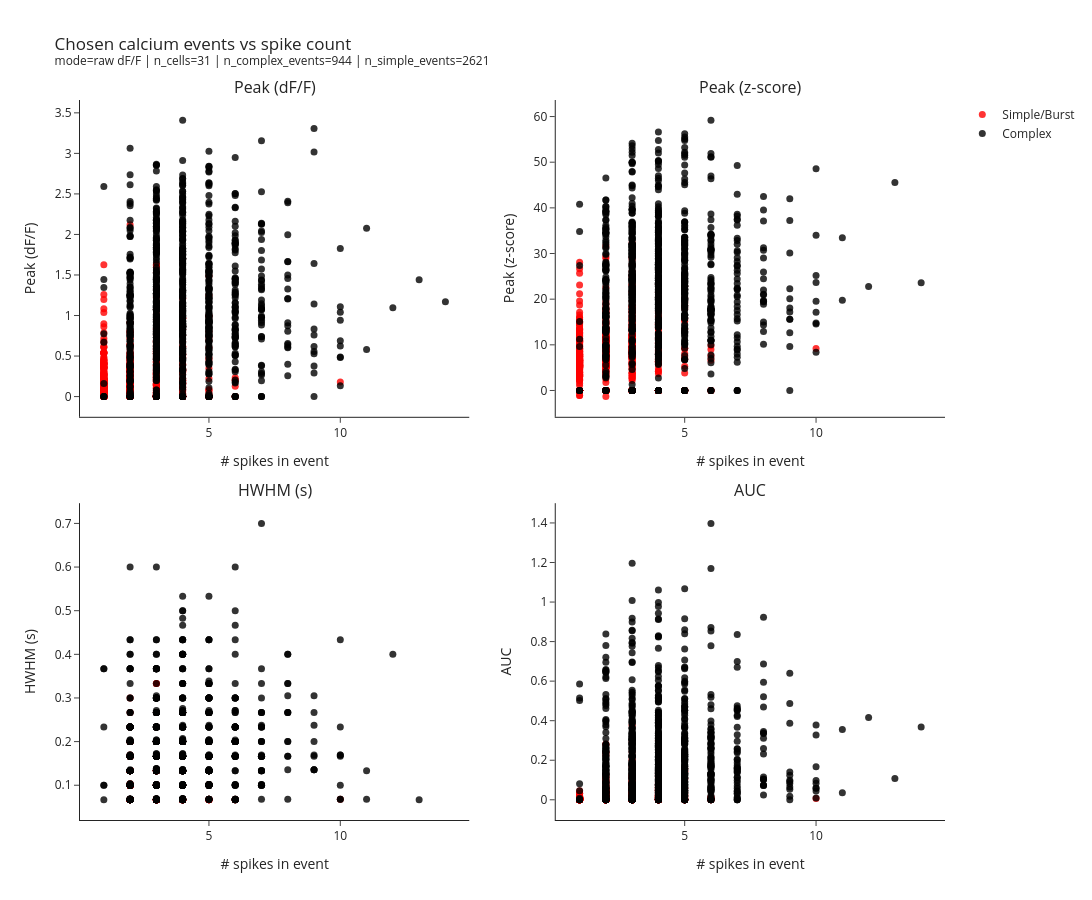
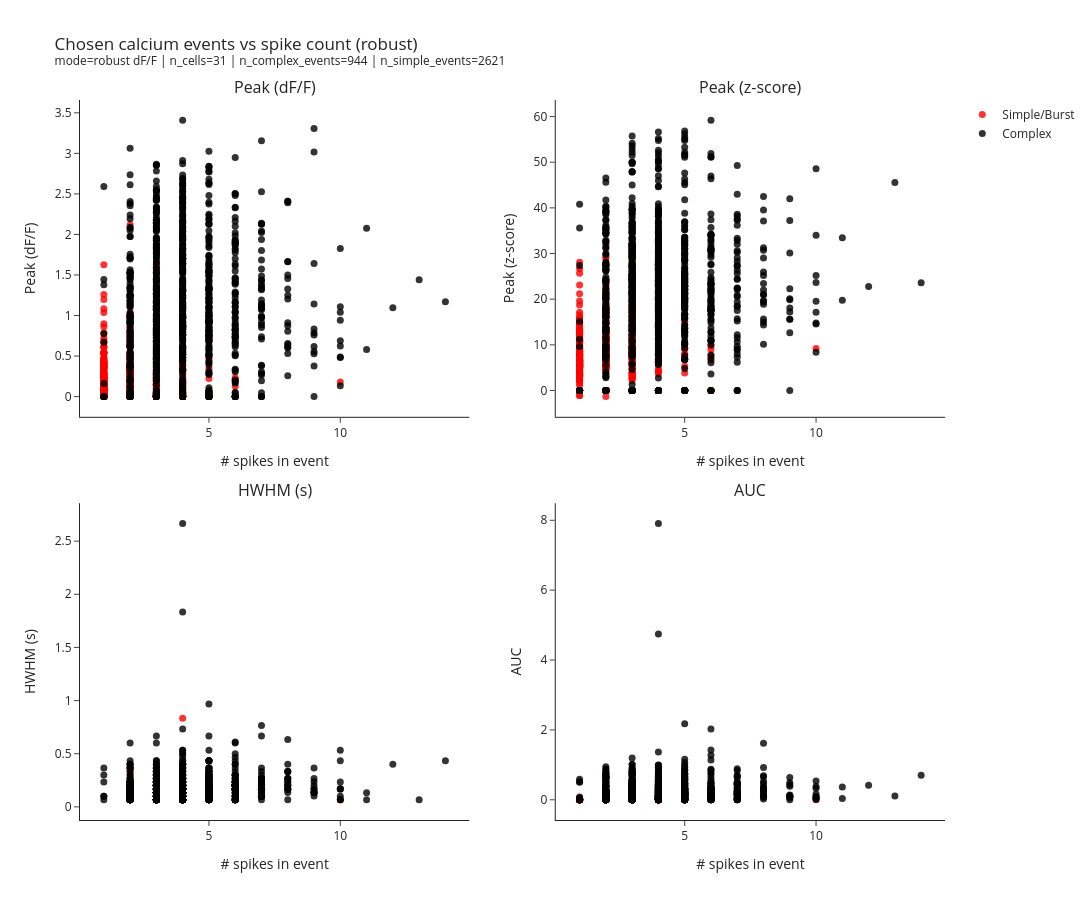

The code cell stored with these charts, in order, in its notebook:
### Code cell
# -------------------------------
# Run on all PyrLowFR cells
# -------------------------------
DB_PATH = r"Z:\Adam-Lab-Shared\Data\Michal_Rubin\Dendrites\PyrLowFR.csv"
SUMMARY_HTML = r"Z:\Adam-Lab-Shared\Data\Michal_Rubin\Dendrites\PyrLowFR_event_metrics_summary.html"
SUMMARY_SVG = r"Z:\Adam-Lab-Shared\Data\Michal_Rubin\Dendrites\PyrLowFR_event_metrics_summary.svg"
SUMMARY_ROBUST_HTML = r"Z:\Adam-Lab-Shared\Data\Michal_Rubin\Dendrites\PyrLowFR_event_metrics_summary_robust.html"
SUMMARY_ROBUST_SVG = r"Z:\Adam-Lab-Shared\Data\Michal_Rubin\Dendrites\PyrLowFR_event_metrics_summary_robust.svg"

# Set to an integer (e.g., 2) for quick testing, or None for full run
MAX_CELLS = None

DB = pd.read_csv(DB_PATH)
if MAX_CELLS is not None:
    DB = DB.iloc[:int(MAX_CELLS)].copy()

all_metrics = []
all_outputs = []

for row_idx, row in DB.iterrows():
    cell_folder = str(row["Link"])
    cal_sr = _safe_cal_sr(row.get("CALsr", 30.0), default=30.0)

    if not os.path.isdir(cell_folder):
        print(f"[SKIP] missing folder: {cell_folder}")
        continue

    pkl_list = _find_spike_pkls(cell_folder)
    if len(pkl_list) == 0:
        print(f"[SKIP] no spike pkl found: {cell_folder}")
        continue

    print("\n" + "=" * 110)
    print(f"Cell {row_idx + 1}/{len(DB)} | {cell_folder} | CALsr={cal_sr} | pkls={len(pkl_list)}")

    cell_metrics = []
    cell_outputs = []

    for pkl_path in pkl_list:
        try:
            mdf, out_info = _analyze_single_pkl(
                cell_folder=cell_folder,
                pkl_path=pkl_path,
                cal_sr=cal_sr,
                vol_sr=VOL_SR,
                ratio_thr=TAIL_RATIO_THR,
            )

            suffix = _suffix_from_pkl_name(pkl_path)

            if mdf is not None and len(mdf) > 0:
                all_metrics.append(mdf)
                cell_metrics.append(mdf)

                # per-pkl 4-panel summary (requested for multi-pkl cells)
                per_pkl_html = os.path.join(cell_folder, f"event_metrics_4panel_by_{suffix}.html")
                per_pkl_svg = os.path.join(cell_folder, f"event_metrics_4panel_by_{suffix}.svg")
                _plot_summary(
                    mdf,
                    save_html=per_pkl_html,
                    save_svg=per_pkl_svg,
                    show_plot=False,
                    title_prefix=f"{os.path.basename(cell_folder)} | metrics for {os.path.basename(pkl_path)}",
                )
                print(f"[PKL-SUMMARY] saved: {per_pkl_html}")

                per_pkl_html_rb = os.path.join(cell_folder, f"event_metrics_4panel_by_{suffix}_robust.html")
                per_pkl_svg_rb = os.path.join(cell_folder, f"event_metrics_4panel_by_{suffix}_robust.svg")
                _plot_summary(
                    mdf,
                    save_html=per_pkl_html_rb,
                    save_svg=per_pkl_svg_rb,
                    show_plot=False,
                    title_prefix=f"{os.path.basename(cell_folder)} | robust metrics for {os.path.basename(pkl_path)}",
                    metric_prefix="robust_",
                )
                print(f"[PKL-SUMMARY-ROBUST] saved: {per_pkl_html_rb}")

            if out_info is not None:
                all_outputs.append(out_info)
                cell_outputs.append(out_info)

        except Exception as e:
            print(f"[ERROR] {pkl_path}: {e}")

    # Ensure each cell folder has event_spike_overlay_main html+svg
    if len(cell_outputs) > 0:
        main_html, main_svg, src_html = _ensure_main_overlay_for_cell(cell_folder, cell_outputs)
        src_txt = os.path.basename(src_html) if src_html else "n/a"
        print(f"[MAIN-OVERLAY] {os.path.basename(main_html)} + {os.path.basename(main_svg)} (source={src_txt})")
    else:
        main_html, main_svg = _save_placeholder_main_overlay(cell_folder)
        print(f"[MAIN-OVERLAY] placeholder saved: {main_html}")

    # Per-cell (all pkls combined) 4-panel summary
    if len(cell_metrics) > 0:
        cell_df = pd.concat(cell_metrics, ignore_index=True)
        cell_summary_html = os.path.join(cell_folder, "event_metrics_4panel_main.html")
        cell_summary_svg = os.path.join(cell_folder, "event_metrics_4panel_main.svg")
        _plot_summary(
            cell_df,
            save_html=cell_summary_html,
            save_svg=cell_summary_svg,
            show_plot=False,
            title_prefix=f"{os.path.basename(cell_folder)} | chosen calcium events vs spike count",
        )
        print(f"[CELL-SUMMARY] saved: {cell_summary_html}")

        cell_summary_html_rb = os.path.join(cell_folder, "event_metrics_4panel_robust_main.html")
        cell_summary_svg_rb = os.path.join(cell_folder, "event_metrics_4panel_robust_main.svg")
        _plot_summary(
            cell_df,
            save_html=cell_summary_html_rb,
            save_svg=cell_summary_svg_rb,
            show_plot=False,
            title_prefix=f"{os.path.basename(cell_folder)} | robust chosen calcium events vs spike count",
            metric_prefix="robust_",
        )
        print(f"[CELL-SUMMARY-ROBUST] saved: {cell_summary_html_rb}")
    else:
        print(f"[CELL-SUMMARY] skipped (no chosen events): {cell_folder}")

if len(all_metrics) == 0:
    raise RuntimeError("No chosen events found across PyrLowFR cells.")

metrics_df = pd.concat(all_metrics, ignore_index=True)
print(f"\nTotal chosen events: {len(metrics_df)}")
print(metrics_df[["event_type", "n_spikes", "peak_df_f", "peak_z", "hwhm_s", "auc"]].head(10))

max_spk = int(metrics_df["n_spikes"].max()) if len(metrics_df) else 0
n_gt4 = int((metrics_df["n_spikes"] > 4).sum()) if len(metrics_df) else 0
print(f"Max spikes/event (chosen): {max_spk}")
print(f"Chosen events with >4 spikes: {n_gt4}")
print("Chosen-event spike-count distribution:")
print(metrics_df["n_spikes"].value_counts().sort_index())

summary_fig = _plot_summary(metrics_df, save_html=SUMMARY_HTML, save_svg=SUMMARY_SVG, show_plot=True)
summary_fig_rb = _plot_summary(
    metrics_df,
    save_html=SUMMARY_ROBUST_HTML,
    save_svg=SUMMARY_ROBUST_SVG,
    show_plot=True,
    title_prefix="Chosen calcium events vs spike count (robust)",
    metric_prefix="robust_",
)
print(f"Summary saved:\n  HTML: {SUMMARY_HTML}\n  SVG:  {SUMMARY_SVG}\n  Robust HTML: {SUMMARY_ROBUST_HTML}\n  Robust SVG:  {SUMMARY_ROBUST_SVG}")

### Figure 1 — Plotly figure (JSON) as saved in the notebook; plotly's stock layout.template omitted (floating-point values rounded to 4 significant figures; data arrays with more than 128 entries replaced by an {"elided": "..."} marker saying what was removed)
{"data": [{"marker": {"color": "red", "opacity": 0.8, "size": 7}, "mode": "markers", "name": "Simple/Burst", "showlegend": true, "type": "scatter", "x": {"elided": "2621 int values"}, "xaxis": "x", "y": {"elided": "2621 float values"}, "yaxis": "y"}, {"marker": {"color": "black", "opacity": 0.8, "size": 7}, "mode": "markers", "name": "Complex", "showlegend": true, "type": "scatter", "x": {"elided": "944 int values"}, "xaxis": "x", "y": {"elided": "944 float values"}, "yaxis": "y"}, {"marker": {"color": "red", "opacity": 0.8, "size": 7}, "mode": "markers", "name": "Simple/Burst", "showlegend": false, "type": "scatter", "x": {"elided": "2621 int values"}, "xaxis": "x2", "y": {"elided": "2621 float values"}, "yaxis": "y2"}, {"marker": {"color": "black", "opacity": 0.8, "size": 7}, "mode": "markers", "name": "Complex", "showlegend": false, "type": "scatter", "x": {"elided": "944 int values"}, "xaxis": "x2", "y": {"elided": "944 float values"}, "yaxis": "y2"}, {"marker": {"color": "red", "opacity": 0.8, "size": 7}, "mode": "markers", "name": "Simple/Burst", "showlegend": false, "type": "scatter", "x": {"elided": "2621 int values"}, "xaxis": "x3", "y": {"elided": "2621 float values"}, "yaxis": "y3"}, {"marker": {"color": "black", "opacity": 0.8, "size": 7}, "mode": "markers", "name": "Complex", "showlegend": false, "type": "scatter", "x": {"elided": "944 int values"}, "xaxis": "x3", "y": {"elided": "944 float values"}, "yaxis": "y3"}, {"marker": {"color": "red", "opacity": 0.8, "size": 7}, "mode": "markers", "name": "Simple/Burst", "showlegend": false, "type": "scatter", "x": {"elided": "2621 int values"}, "xaxis": "x4", "y": {"elided": "2621 float values"}, "yaxis": "y4"}, {"marker": {"color": "black", "opacity": 0.8, "size": 7}, "mode": "markers", "name": "Complex", "showlegend": false, "type": "scatter", "x": {"elided": "944 int values"}, "xaxis": "x4", "y": {"elided": "944 float values"}, "yaxis": "y4"}], "layout": {"annotations": [{"font": {"size": 16}, "showarrow": false, "text": "Peak (dF/F)", "x": 0.225, "xanchor": "center", "xref": "paper", "y": 1.0, "yanchor": "bottom", "yref": "paper"}, {"font": {"size": 16}, "showarrow": false, "text": "Peak (z-score)", "x": 0.775, "xanchor": "center", "xref": "paper", "y": 1.0, "yanchor": "bottom", "yref": "paper"}, {"font": {"size": 16}, "showarrow": false, "text": "HWHM (s)", "x": 0.225, "xanchor": "center", "xref": "paper", "y": 0.44, "yanchor": "bottom", "yref": "paper"}, {"font": {"size": 16}, "showarrow": false, "text": "AUC", "x": 0.775, "xanchor": "center", "xref": "paper", "y": 0.44, "yanchor": "bottom", "yref": "paper"}], "height": 900, "title": {"text": "Chosen calcium events vs spike count<br><sup>mode=raw dF/F | n_cells=31 | n_complex_events=944 | n_simple_events=2621</sup>"}, "width": 1200, "xaxis": {"anchor": "y", "domain": [0.0, 0.45], "title": {"text": "# spikes in event"}}, "xaxis2": {"anchor": "y2", "domain": [0.55, 1.0], "title": {"text": "# spikes in event"}}, "xaxis3": {"anchor": "y3", "domain": [0.0, 0.45], "title": {"text": "# spikes in event"}}, "xaxis4": {"anchor": "y4", "domain": [0.55, 1.0], "title": {"text": "# spikes in event"}}, "yaxis": {"anchor": "x", "domain": [0.56, 1.0], "title": {"text": "Peak (dF/F)"}}, "yaxis2": {"anchor": "x2", "domain": [0.56, 1.0], "title": {"text": "Peak (z-score)"}}, "yaxis3": {"anchor": "x3", "domain": [0.0, 0.44], "title": {"text": "HWHM (s)"}}, "yaxis4": {"anchor": "x4", "domain": [0.0, 0.44], "title": {"text": "AUC"}}}}

### Figure 2 — Plotly figure (JSON) as saved in the notebook; plotly's stock layout.template omitted (floating-point values rounded to 4 significant figures; data arrays with more than 128 entries replaced by an {"elided": "..."} marker saying what was removed)
{"data": [{"marker": {"color": "red", "opacity": 0.8, "size": 7}, "mode": "markers", "name": "Simple/Burst", "showlegend": true, "type": "scatter", "x": {"elided": "2621 int values"}, "xaxis": "x", "y": {"elided": "2621 float values"}, "yaxis": "y"}, {"marker": {"color": "black", "opacity": 0.8, "size": 7}, "mode": "markers", "name": "Complex", "showlegend": true, "type": "scatter", "x": {"elided": "944 int values"}, "xaxis": "x", "y": {"elided": "944 float values"}, "yaxis": "y"}, {"marker": {"color": "red", "opacity": 0.8, "size": 7}, "mode": "markers", "name": "Simple/Burst", "showlegend": false, "type": "scatter", "x": {"elided": "2621 int values"}, "xaxis": "x2", "y": {"elided": "2621 float values"}, "yaxis": "y2"}, {"marker": {"color": "black", "opacity": 0.8, "size": 7}, "mode": "markers", "name": "Complex", "showlegend": false, "type": "scatter", "x": {"elided": "944 int values"}, "xaxis": "x2", "y": {"elided": "944 float values"}, "yaxis": "y2"}, {"marker": {"color": "red", "opacity": 0.8, "size": 7}, "mode": "markers", "name": "Simple/Burst", "showlegend": false, "type": "scatter", "x": {"elided": "2621 int values"}, "xaxis": "x3", "y": {"elided": "2621 float values"}, "yaxis": "y3"}, {"marker": {"color": "black", "opacity": 0.8, "size": 7}, "mode": "markers", "name": "Complex", "showlegend": false, "type": "scatter", "x": {"elided": "944 int values"}, "xaxis": "x3", "y": {"elided": "944 float values"}, "yaxis": "y3"}, {"marker": {"color": "red", "opacity": 0.8, "size": 7}, "mode": "markers", "name": "Simple/Burst", "showlegend": false, "type": "scatter", "x": {"elided": "2621 int values"}, "xaxis": "x4", "y": {"elided": "2621 float values"}, "yaxis": "y4"}, {"marker": {"color": "black", "opacity": 0.8, "size": 7}, "mode": "markers", "name": "Complex", "showlegend": false, "type": "scatter", "x": {"elided": "944 int values"}, "xaxis": "x4", "y": {"elided": "944 float values"}, "yaxis": "y4"}], "layout": {"annotations": [{"font": {"size": 16}, "showarrow": false, "text": "Peak (dF/F)", "x": 0.225, "xanchor": "center", "xref": "paper", "y": 1.0, "yanchor": "bottom", "yref": "paper"}, {"font": {"size": 16}, "showarrow": false, "text": "Peak (z-score)", "x": 0.775, "xanchor": "center", "xref": "paper", "y": 1.0, "yanchor": "bottom", "yref": "paper"}, {"font": {"size": 16}, "showarrow": false, "text": "HWHM (s)", "x": 0.225, "xanchor": "center", "xref": "paper", "y": 0.44, "yanchor": "bottom", "yref": "paper"}, {"font": {"size": 16}, "showarrow": false, "text": "AUC", "x": 0.775, "xanchor": "center", "xref": "paper", "y": 0.44, "yanchor": "bottom", "yref": "paper"}], "height": 900, "title": {"text": "Chosen calcium events vs spike count (robust)<br><sup>mode=robust dF/F | n_cells=31 | n_complex_events=944 | n_simple_events=2621</sup>"}, "width": 1200, "xaxis": {"anchor": "y", "domain": [0.0, 0.45], "title": {"text": "# spikes in event"}}, "xaxis2": {"anchor": "y2", "domain": [0.55, 1.0], "title": {"text": "# spikes in event"}}, "xaxis3": {"anchor": "y3", "domain": [0.0, 0.45], "title": {"text": "# spikes in event"}}, "xaxis4": {"anchor": "y4", "domain": [0.55, 1.0], "title": {"text": "# spikes in event"}}, "yaxis": {"anchor": "x", "domain": [0.56, 1.0], "title": {"text": "Peak (dF/F)"}}, "yaxis2": {"anchor": "x2", "domain": [0.56, 1.0], "title": {"text": "Peak (z-score)"}}, "yaxis3": {"anchor": "x3", "domain": [0.0, 0.44], "title": {"text": "HWHM (s)"}}, "yaxis4": {"anchor": "x4", "domain": [0.0, 0.44], "title": {"text": "AUC"}}}}
